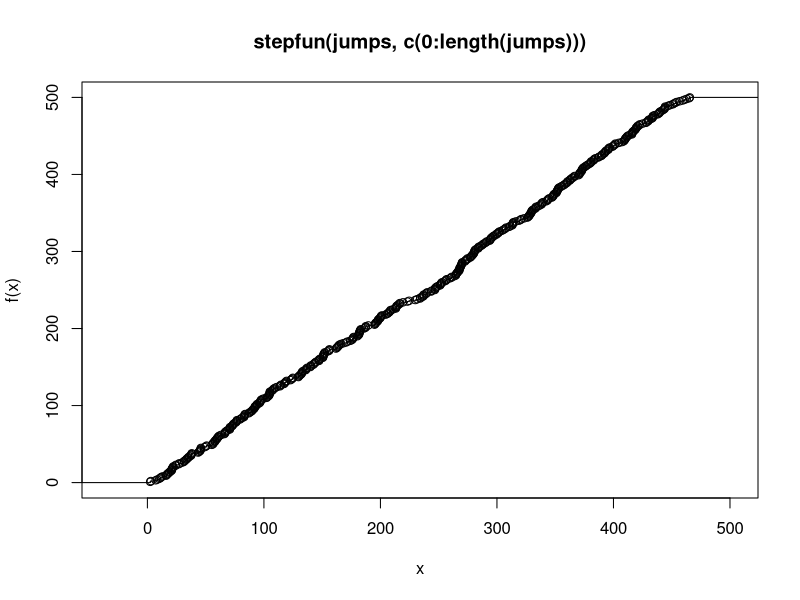
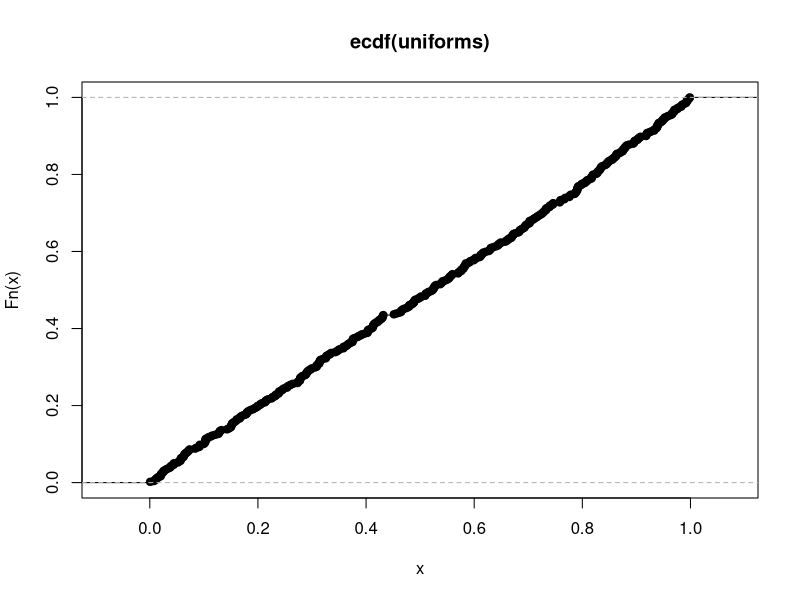
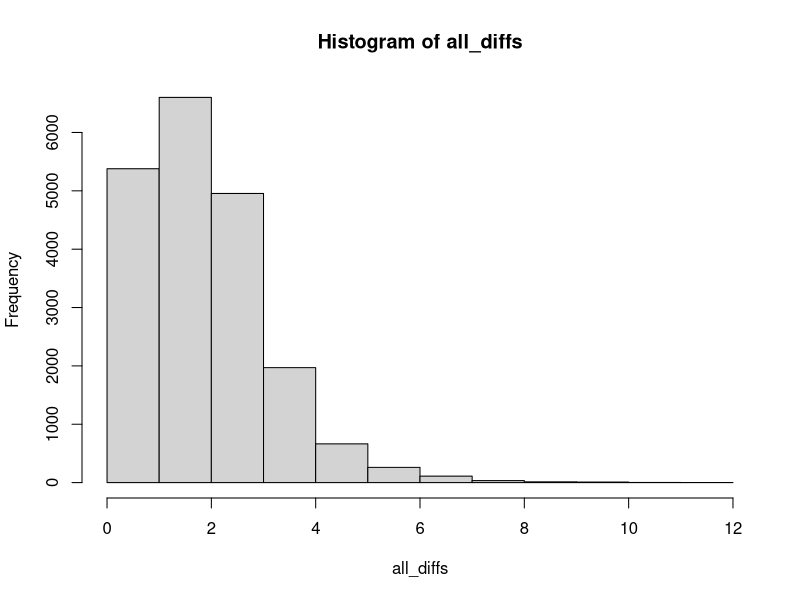
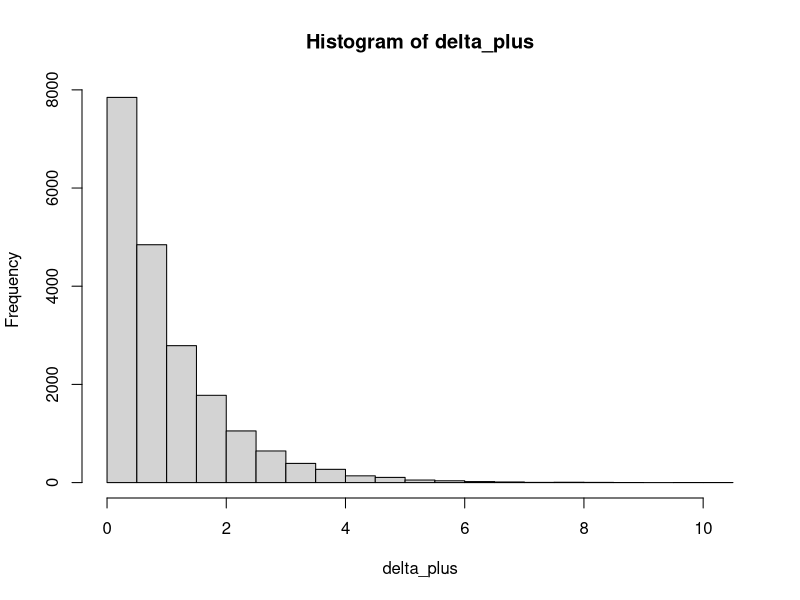
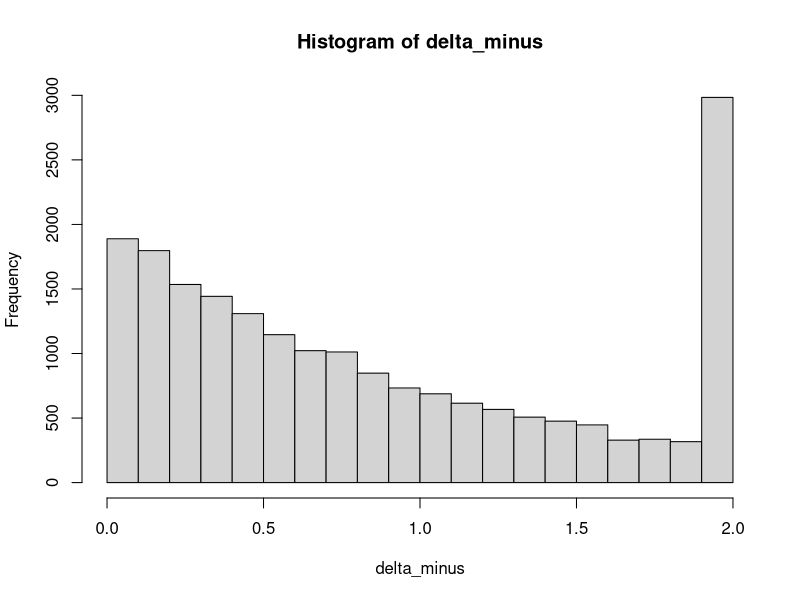
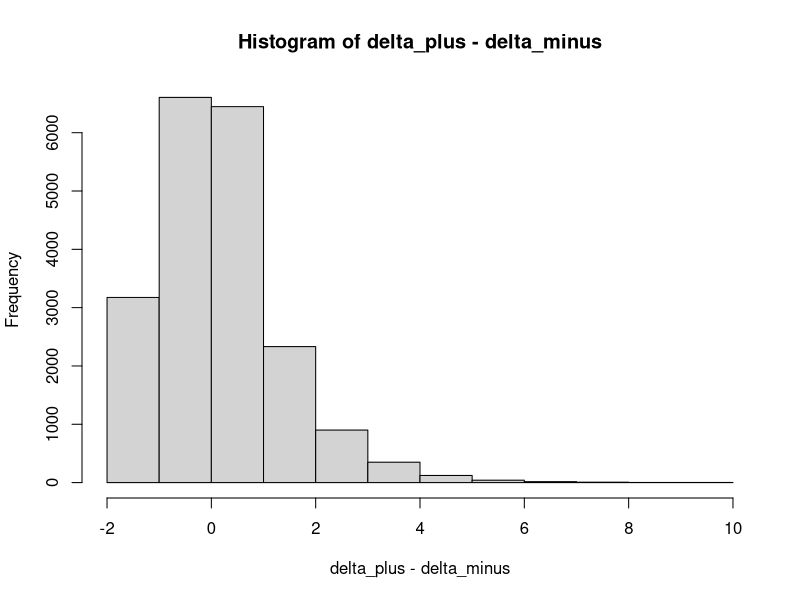
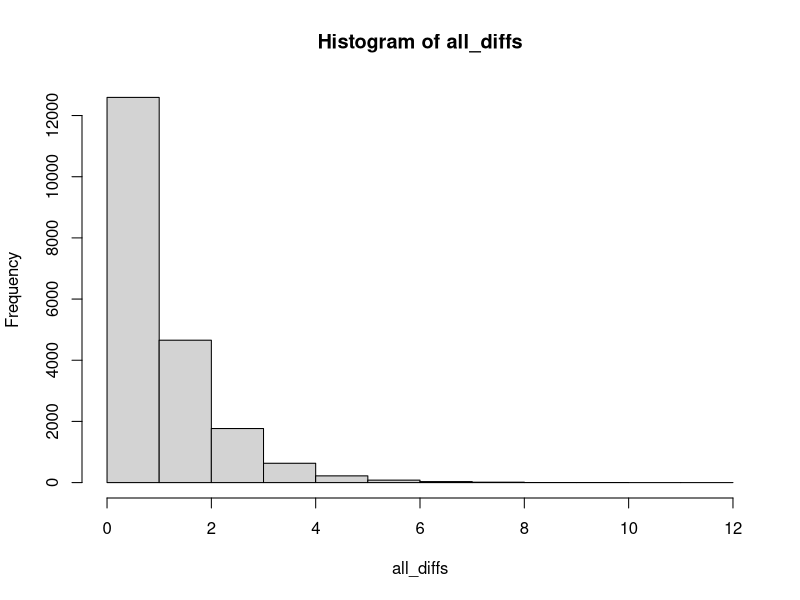
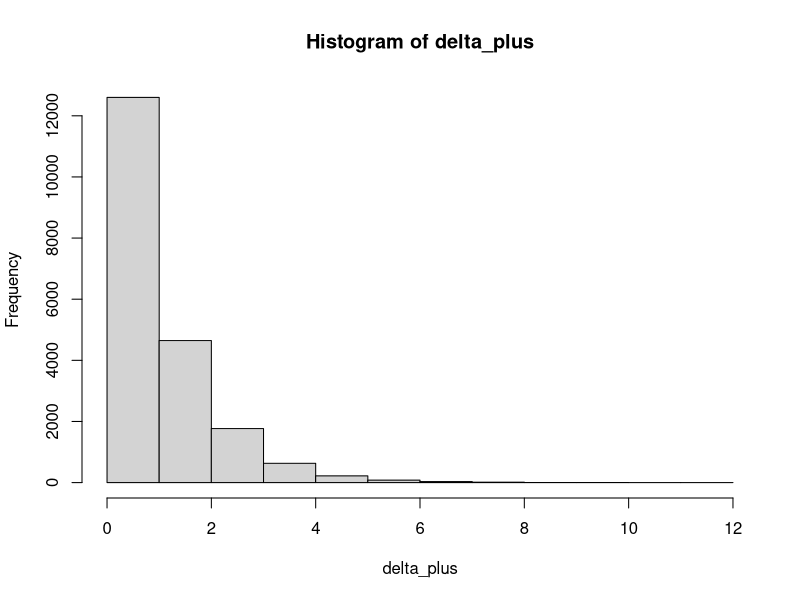

Source code (R) for these figures, in order:
## ---- chunk 1
n <- 500
lambda <- 1

Y <- rexp(n, rate =  lambda) # generating Poisson process from definition
jumps <- cumsum(Y)


trajectory <- stepfun(jumps, c(0:length(jumps)))

plot(trajectory)
  
## ---- chunk 2
n <- 500

uniforms <- runif(n - 1)
plot(ecdf(uniforms))
## ---- chunk 3
lambda <- 1
t0 <- 2
n_simulations <- 20000
all_diffs <- vector()
delta_plus <- vector()
delta_minus <- vector()

for (i in 1:n_simulations){
  
waiting_time <- 0

while (waiting_time < t0){
Y <- rexp(1, rate =  lambda)

prev_waiting_time <- waiting_time
waiting_time <- waiting_time + Y
}

all_diffs <- c(all_diffs, waiting_time - prev_waiting_time)
delta_plus <- c(delta_plus, waiting_time - t0)
delta_minus <- c(delta_minus, t0 - prev_waiting_time)
}

hist(all_diffs)
hist(delta_plus)
hist(delta_minus)

hist(delta_plus - delta_minus)
## ---- chunk 4
lambda <- 1
t0 <- 0.001
n_simulations <- 20000
all_diffs <- vector()
delta_plus <- vector()
delta_minus <- vector()

for (i in 1:n_simulations){
  
waiting_time <- 0

while (waiting_time < t0){
Y <- rexp(1, rate =  lambda)

prev_waiting_time <- waiting_time
waiting_time <- waiting_time + Y
}

all_diffs <- c(all_diffs, waiting_time - prev_waiting_time)
delta_plus <- c(delta_plus, waiting_time - t0)
delta_minus <- c(delta_minus, t0 - prev_waiting_time)
}

hist(all_diffs)
hist(delta_plus)
hist(delta_minus)

hist(delta_plus - delta_minus)
## ---- chunk 5
lambda <- 1
t0 <- 200
n_simulations <- 20000
all_diffs <- vector()
delta_plus <- vector()
delta_minus <- vector()

for (i in 1:n_simulations){
  
waiting_time <- 0

while (waiting_time < t0){
Y <- rexp(1, rate =  lambda)

prev_waiting_time <- waiting_time
waiting_time <- waiting_time + Y
}

all_diffs <- c(all_diffs, waiting_time - prev_waiting_time)
delta_plus <- c(delta_plus, waiting_time - t0)
delta_minus <- c(delta_minus, t0 - prev_waiting_time)
}


hist(all_diffs)
hist(delta_plus)
hist(delta_minus)

hist(delta_plus - delta_minus)
